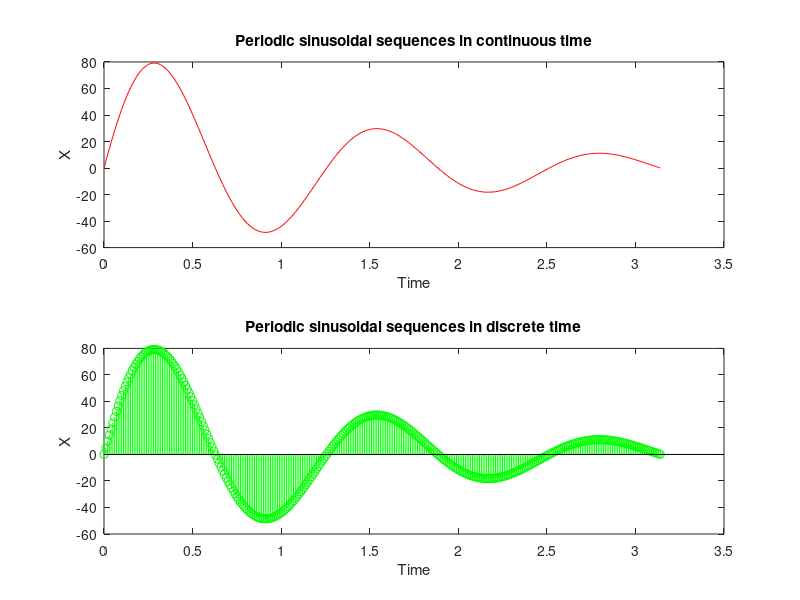

Source code (MATLAB):
clear all;
close all;
clc;

f=5;

t=0:0.01:pi;

x=100*sin(f*t).*exp(-t*0.78);
subplot(2,1,1);

plot(t,x,'r');
title("Periodic sinusoidal sequences in continuous time");
xlabel("Time");
ylabel("X");
subplot(2,1,2);
stem(t,x,'g');
title("Periodic sinusoidal sequences in discrete time");
xlabel("Time");
ylabel("X");


%noise
%plot (x + 2*randn(size(t)));
